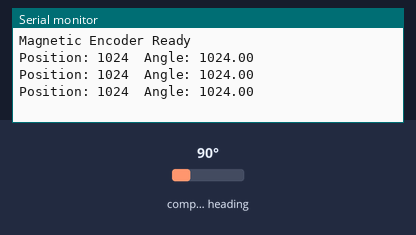
This sketch was run on a simulated Arduino Uno, built with avr-gcc and run on an emulated ATmega328P. On the bench: the last lines printed to the serial monitor. The inputs (shaded band) are chosen by the test bench; at power-on: compass heading 90°.

Above: at 1.2 s.
1.3 s: compass heading set to 7°
At 1.9 s:
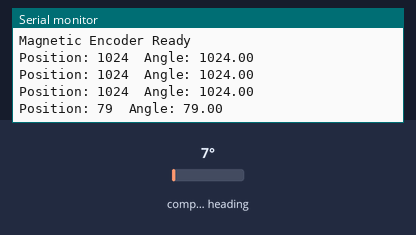
2.8 s: compass heading set to 180°
At 3.4 s:
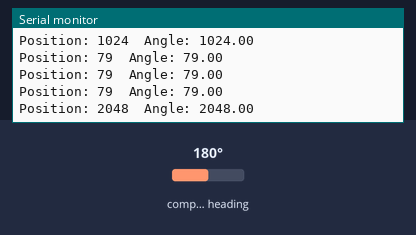
Timing chart, 0 to 5.8 s (numbered marks = the images above; inputs shaded):
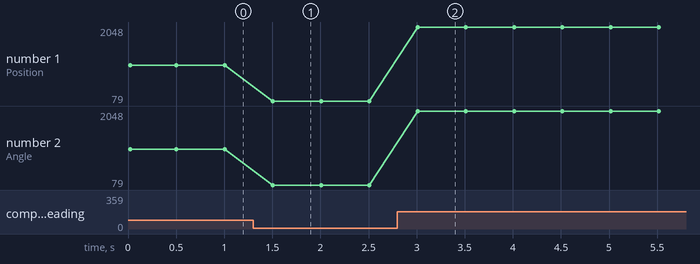

The sketch:

main.ino
```cpp
#include <Wire.h>
#include <AS5600.h>

AS5600 encoder;

void setup() {
  Serial.begin(9600);
  Wire.begin();

  if (!encoder.begin()) {
    Serial.println("Encoder not detected! Check wiring.");
    while (1);
  }
  Serial.println("Magnetic Encoder Ready");
}

void loop() {
  int position = encoder.getPosition();
  float angle = encoder.getAngle();

  Serial.print("Position: ");
  Serial.print(position);
  Serial.print("\tAngle: ");
  Serial.println(angle);

  delay(500);
}
```

Measured:
- after the input at 1.3 s, the serial monitor: prints a new line after 0.21 s (image 1)
- after the input at 2.8 s, the serial monitor: prints a new line after 0.21 s (image 2)
- plotted number 1: 1024 → 79 after the input at 1.3 s, 79 → 2048 after the input at 2.8 s
- plotted number 2: 1024 → 79 after the input at 1.3 s, 79 → 2048 after the input at 2.8 s
